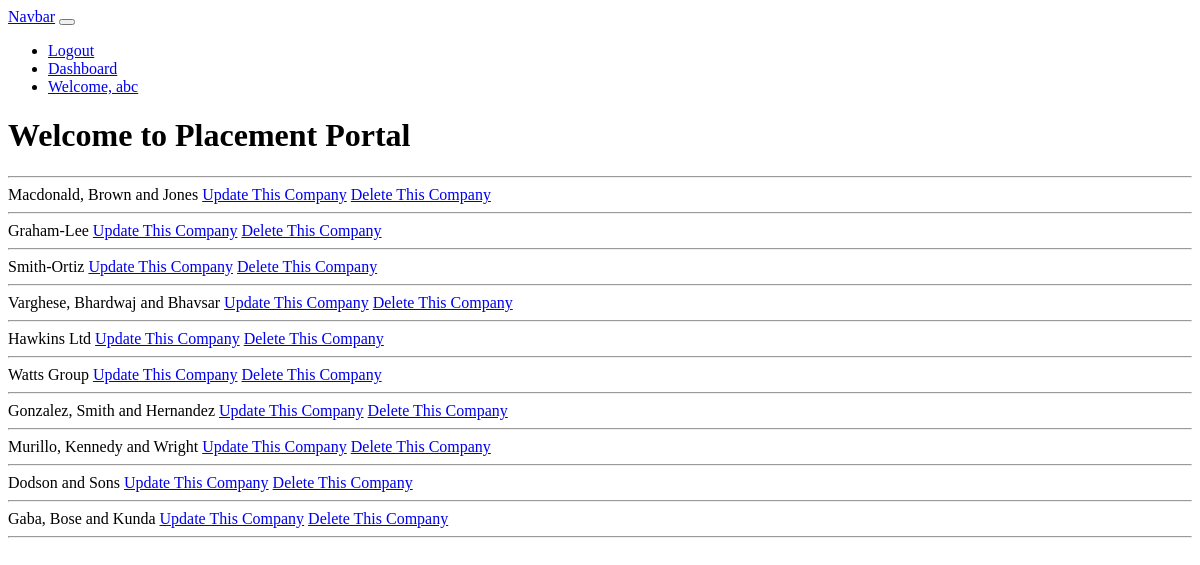
Page /CompanyList (signed in) on the earlier database version.
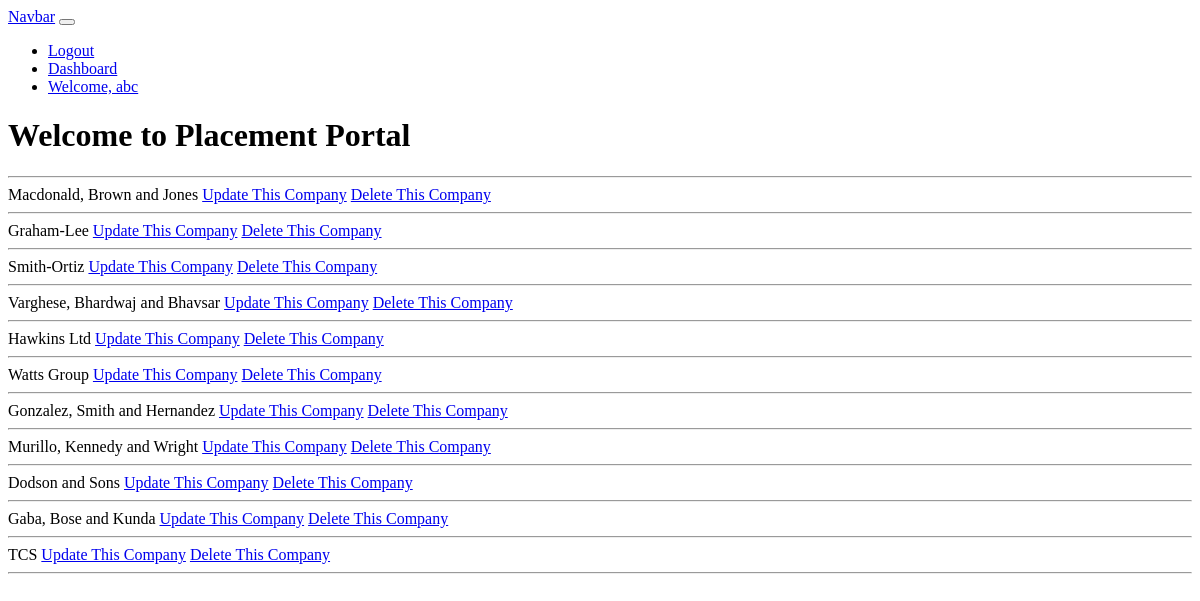
Same page on the later database version.
### placementapp/models.py (models this page shows)
class Company(models.Model):
    user=models.OneToOneField(to=User,on_delete=models.CASCADE,primary_key=True)
    Name=models.CharField(max_length=60)
    Description=models.TextField(null=True,blank=True)
    MCA=models.CharField(verbose_name='MCA ID',max_length=50,null=True,blank=True)
    Type=models.CharField(verbose_name='Company Type',max_length=70,null=True,blank=True)
    Revenue=models.BigIntegerField(verbose_name='Latest 1 year Revenue In Crore',null=True,blank=True)
    def __str__(self):
        return f"{self.Name}"

### placementapp/views.py (the view)
# urls.py: path('CompanyList',views.ListCompany),
def ListCompany(request):
    if request.user.user_type==2 and request.user.is_authenticated and request.user.verified:
        comp=Company.objects.all()
        return render(request,'placementapp/PlacementOff/ListCompany.html',{'dataset':comp})
    return HttpResponse('<h1> Current Session User is not  Authorised</h1>')

### placementapp/templates/placementapp/PlacementOff/ListCompany.html (shortened to what this page needs)
{% extends 'base.html' %}
{% block content %}
<!DOCTYPE html>
<html lang="en">
<head>
</head>
<body>
    {% for company in dataset %}
{{company}}
<a href="{% url 'UpdateCompany' company.user.id %}">Update This Company</a>
<a href="{% url 'DeleteCompany' company.user.id %}">Delete This Company</a>
<hr>
{% endfor %}
</body>
</html>
{% endblock %}

Differences in the rows shown:
added Company: Name "TCS"
